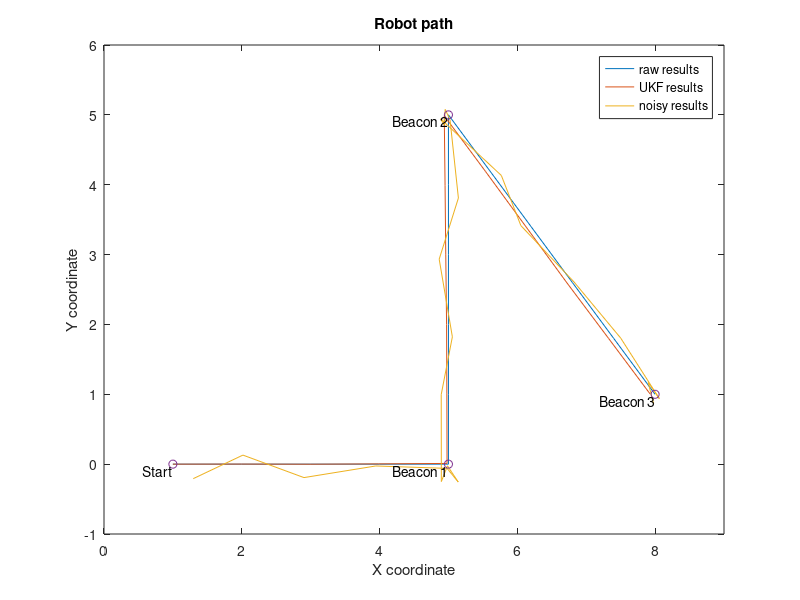
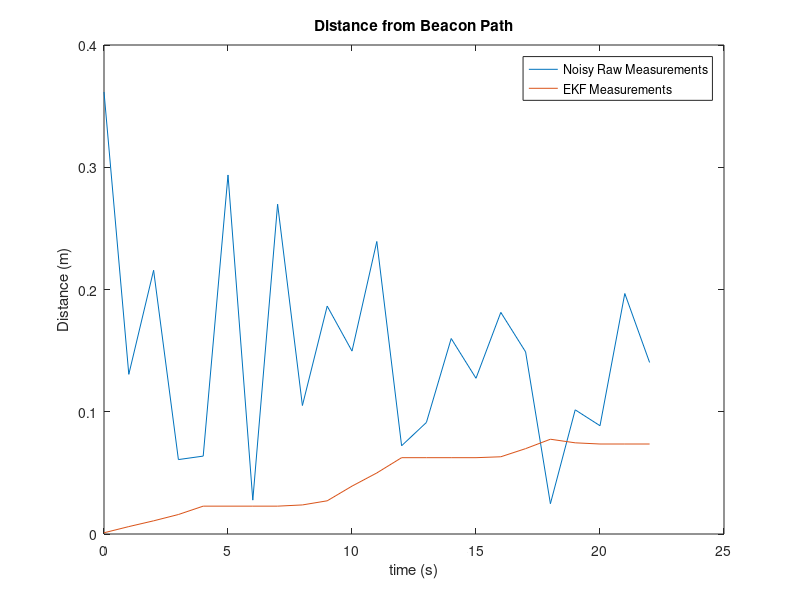

Recreate these plots in MATLAB, in order.
% Here will be a simulation for the Unscented Kalman Filter
clear all

%% System Simulation Assignment
b = .2; % Axle width (distance from left wheel to right wheel)
piv1 = .05 * pi / 3;
piv2 = -1 * (piv1 + piv1 * .927/1.57);
vl = [1 1 1 1 1 -piv1 -piv1 -piv1 1 1 1 1 1 -piv2 -piv2 -piv2 1 1 1 1 1 0 0]; % Measured velocities of left wheel
vr = [1 1 1 1 1  piv1  piv1  piv1 1 1 1 1 1  piv2  piv2  piv2 1 1 1 1 1 0 0]; % Measured velocities of right wheel
t = 0:1:22; % Time vector
% Summary of desired path:
% Start at origin
%  Arrive at beacon one (5,0) at k = 5
%  Pivot towards beacon two (5,5) for 3 seconds
%  Arrive at beacon two at k = 13
%  Pivot towards beacon three (8,1) for 3 seconds 
%  Arrive at beacon three at k = 21



L = 23; % Number of samples in vl, vr
mu = 0; % Mean for noise in x and y measurements
sigma_xy = .15; % Covariance (or standard deviation?)
sigma_xyDot = .05;
sigma_phiDot = .01;
sigma_phi = .05; % Covariance for angle noise
x_noise = sigma_xy * randn(L,1); % add mu for non-zero mean
y_noise = sigma_xy * randn(L,1);
phi_noise = sigma_phi * randn(L,1);

xDot_noise = sigma_xyDot * randn(L,1);
yDot_noise = sigma_xyDot * randn(L,1);
phiDot_noise = sigma_phiDot * rand(L,1);


% Left disturbances
dist_l = zeros(23, 1);
dist_l(5:6) = .2;

% Right disturbances
dist_r = zeros(23,1);
dist_r(17:20) = .15;

% Initial Parameters
Q = diag([sigma_xyDot sigma_xyDot sigma_phiDot]); % Covariance matrix for plant noise (?)
R = diag([sigma_xy sigma_xy sigma_phi]); % Covariance matrix for measurement noise (?)
P0 = eye(3,3)./500; % Covariance of initial state (0 since known exactly)
x0 = [0;0;0]; % Initial coordinates

Pk_plus = P0;
xk_plus = x0;




p1 = [5; 0]; % beacon 1 location
p2 = [5; 5]; % beacon 2 location
p3 = [8; 1]; % beacon 3 location
p_robot = zeros(23,2);

n = 3; % State Dimensions
m = 3; % Measurement Dimensions

e = eye(3,3);

avg = (1/(2*n)) * ones(2*n,1);

x_samples = zeros(n,2*n); %Sample distribution matrix
x_sim = zeros(n,2*n);   %This will store the simulated values x_sim = f(x_samples,u)
y_sim = zeros(m,2*n);   %This will store the simulated values y_sim = g(x_estimation_samples,u)

xDot=0;
yDot=0;
phiDot=0;

xpos_noisy = zeros(1,23);
xpos = xpos_noisy;
ypos_noisy = zeros(1,23);
ypos = ypos_noisy;
phiPos = zeros(1,23);

estimate = zeros(3,23);

xlast = 0;
ylast = 0;
phiLast = 0;

for i = 0:L-1
    
%     Generate "actual" measurement
xDot = cos(phiLast)*vr(i+1)/2 + cos(phiLast)*vl(i+1)/2;
xlast = xDot + xlast ;
xpos(i+1) = xlast;
xpos_noisy(i+1) = xlast+ x_noise(i+1);

yDot = sin(phiLast)*vr(i+1)/2 + sin(phiLast)*vl(i+1)/2;
ylast = yDot + ylast;
ypos(i+1) = ylast ;
ypos_noisy(i+1) = ylast + y_noise(i+1);

phiDot = vr(i+1)/b - vl(i+1)/b;
phiLast = phiDot + phiLast ;
phiPos(i+1) = phiLast+ phi_noise(i+1);

yk = [xpos_noisy(i+1);ypos_noisy(i+1);phiPos(i+1)];



    
% TIME UPDATE

%     Get standard deviation matrix
M = chol(Pk_plus);
%     Simulate 2n points through state transition
for j = 1:2*n
%     Generate samples
    if(j<=n)
        x_samples(:,j) = xk_plus + sqrt(n)*M*e(:,j);
    else
        x_samples(:,j) = xk_plus - sqrt(n)*M*e(:,j-n);
    end
%     Evaluate Simulated values
    x_sim(:,j) = xk_plus + [cos(x_samples(3,j))*vr(i+1)/2 + cos(x_samples(3,j))*vl(i+1)/2;
                            sin(x_samples(3,j))*vr(i+1)/2 + sin(x_samples(3,j))*vl(i+1)/2;
                            vr(i+1)/b - vl(i+1)/b];
end

% Take average mean as predicted mean
x_kplus1_minus = x_sim*avg;

for j = 1:2*n
    P_kplus1_minus = zeros(3,3);

% Take average covariance as predicted covariance
    P_kplus1_minus = P_kplus1_minus + (1/(2*n)) * (x_sim(:,j)-x_kplus1_minus) * (x_sim(:,j)-x_kplus1_minus)';
end
P_kplus1_minus = P_kplus1_minus + Q;


% MEASUREMENT UPDATE

xk_minus = x_kplus1_minus;
Pk_minus = P_kplus1_minus;

%     Simulate 2n points through measurement
for j = 1:2*n
%     Generate samples
    if(j<=n)
        x_samples(:,j) = xk_minus + sqrt(n)*M*e(:,j);
    else
        x_samples(:,j) = xk_minus - sqrt(n)*M*e(:,j-n);
    end
%     Evaluate Simulated output values (This is where Beacon measurements
%     go)
    y_sim(:,j) = x_samples(:,j);        %Just pass location
end
    y_est = y_sim * avg;
    
for j = 1:2*n
    P_xy = zeros(n,m);
    P_y = zeros(m,m);

% Take average covariance as predicted covariance
    P_xy = P_xy + (1/(2*n)) * (x_samples(:,j)-xk_minus) * (y_sim(:,j)-y_est)';
    P_y = P_y + (1/(2*n)) * (y_sim(:,j)-y_est) * (y_sim(:,j)-y_est)';
end
P_y = P_y + R;

% Calculate Kalman Gain
K = P_xy /(P_y);

xk_plus = xk_minus + K*(yk - y_est);
Pk_plus = Pk_minus - K*P_xy';


 estimate(:,i+1) = xk_plus;
%     Distance with noisy simulated measurements
    d_1 = norm([xpos_noisy(i+1);ypos_noisy(i+1)]-p1); % Distance to beacon 1
    d_2 = norm([xpos_noisy(i+1);ypos_noisy(i+1)]-p2); % Distance to beacon 2
    d_3 = norm([xpos_noisy(i+1);ypos_noisy(i+1)]-p3); % Distance to beacon 3
    simError(i+1, :) = [d_1, d_2, d_3];
    
    
%     Distance with EKF estimations
    estd_1 = norm([xk_plus(1);xk_plus(2)]-p1); % Distance to beacon 1
    estd_2 = norm([xk_plus(1);xk_plus(2)]-p2); % Distance to beacon 2
    estd_3 = norm([xk_plus(1);xk_plus(2)]-p3); % Distance to beacon 3
    estError(i+1, :) = [estd_1 estd_2 estd_3];
    
    
    
%     Distance from path
    d = norm([xpos_noisy(i+1);ypos_noisy(i+1)]-[xpos(i+1);ypos(i+1)]); % Distance to beacon path
    estd = norm([xk_plus(1);xk_plus(2)]-[xpos(i+1);ypos(i+1)]); % Distance to beacon path
    distance(i+1) = d;
    estDistance(i+1) = estd;
    
    
%     Triangulation
% alpha = atan(1/3);
% gamma = acos( (estd_1^2 +10 - estd_2^2) / (2* estd_1 * sqrt(10)));
% 
% x_robot = p1(1) + estd_1*cos(gamma+alpha);
% y_robot = p1(2) + estd_1*sin(gamma+alpha);
% 
% p_robot(i+1, :) = [x_robot y_robot];

end
% Create error vectors for beacons of interest. i.e. Only the distance to
% the next beacon
% Times the robot reaches beacon: 5 13 21

% simDistance = [simError(1:5,1);
%                 simError(6:13,2);
%                 simError(14:23,3)];
% estDistance = [estError(1:5,1);
%                 estError(6:13,2);
%                 estError(14:23,3)];



beacons = [ 1 0;
            5 0;
            5 5;
            8 1];
figure(1)
plot(xpos,ypos);
hold on
plot(estimate(1,:),estimate(2,:));

plot(xpos_noisy, ypos_noisy)
plot(beacons(:,1),beacons(:,2), 'o')
title("Robot path")
xlabel('X coordinate')
xlim([0 9])
ylabel('Y coordinate')
legend('raw results', 'UKF results', 'noisy results')
labels = {'Start','Beacon 1', 'Beacon 2', 'Beacon 3'};
text(beacons(:,1),beacons(:,2),labels,'VerticalAlignment','top','HorizontalAlignment','right')

figure(2)
plot(t,distance)
hold on
plot(t,estDistance)
title("Distance from Beacon Path")
xlabel('time (s)')
ylabel('Distance (m)')
legend('Noisy Raw Measurements', 'EKF Measurements')
